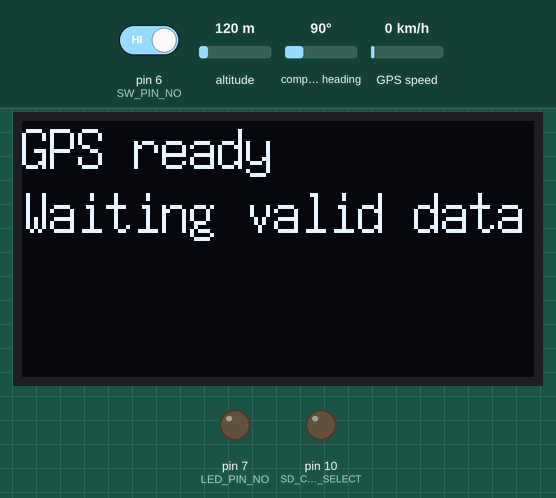
The program below on a simulated Arduino Mega 2560, built with avr-gcc and run on an emulated ATmega2560. Parts: 128×64 one-colour display, output pins drawn as LEDs (lit = HIGH). The test bench sets the inputs (shaded band); at power-on: pin 6 (SW_PIN_NO) HIGH, altitude 120 m, compass heading 90°, GPS speed 0 km/h. Storage starts empty; the GPS gets a fix after 3 s at 37.7749, -122.4194 with 8 satellites; what the program prints to the serial monitor is not drawn.

Above: at 2.2 s.
At 5.0 s:
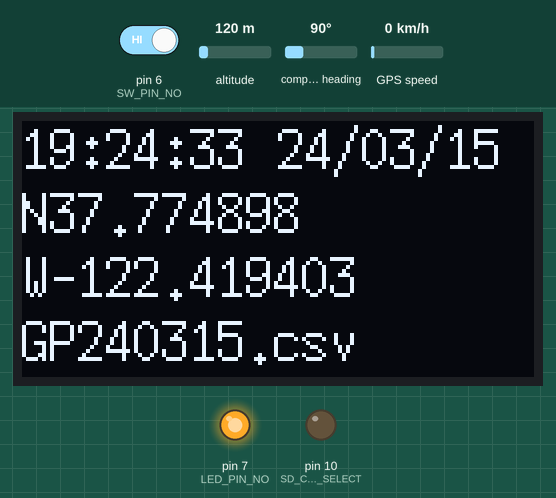
5.1 s: pin 6 (SW_PIN_NO) driven LOW
At 10.3 s:
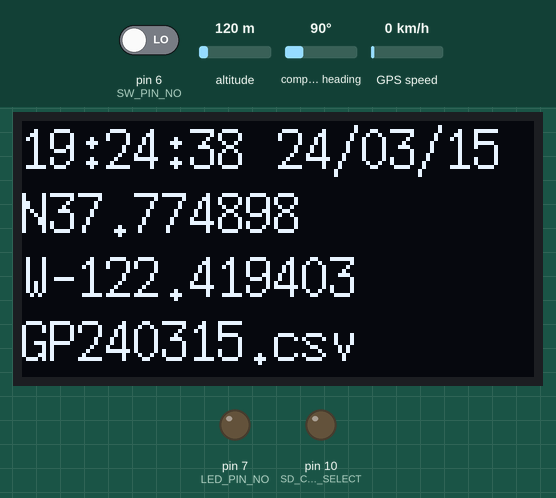
Timing chart, 0 to 11.8 s (numbered marks = the images above; inputs shaded):
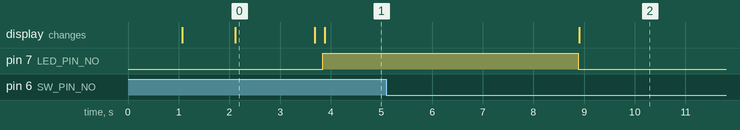

Measured:
- after the input at 5.1 s, pin 7 (LED_PIN_NO): HIGH → LOW after 3.8 s
- what the display in image 0 shows lasts 1.6 s, from 2.1 s to 3.7 s

The program:

main.cpp
```cpp
// GPS Logger4 version 2.1

#define PROGRAM "GPSlogger4"
#define VERSION "2.1"

/*
  GPS Logger for Arudino Mega 2560
    with
      u-Blox GM-8013T
      SDcard
      M096P4BL
 */

/*   The circuit: Hardware connection
  (1) Arudino -SDcard: SPI
    SD card attached to SPI bus as follows:
 ** MOSI - pin 11 on Arduino Uno/Duemilanove/Diecimila, Mega: ICSP
 ** MISO - pin 12 on Arduino Uno/Duemilanove/Diecimila, Mega: ICSP
 ** CLK - pin 13 on Arduino Uno/Duemilanove/Diecimila,  Mega: ICSP
 ** CS - depends on your SD card shield or module. ->10

  (2) Arduino Mega 2560 - GM-8013T: Hardware Serial (Serial 1)
      RX: 19 - 3 (TTL output)
      TX: 18 - 4 (TTL input)

  (3) Arduino - M96PBL: I2C
       A5 - SCL
       A4 - SDA
*/


// uncomment if debug and use serial
#define DEBUG_SERIAL

// uncomment if flush timer enable
#define FLUSH_TIMER_ENABLE

// use TinyGPS++ for extracting initial data
#define USE_TINYGPS

#include <Arduino.h>
#include <Wire.h>
#include <SPI.h>
#include <SD.h>
#include "SSD1306Ascii.h"
//#include "SSD1306AsciiWire.h"
#include "SSD1306AsciiAvrI2c.h"

#include <TinyGPS++.h>

#ifdef FLUSH_TIMER_ENABLE
  #include <MsTimer2.h>
#endif

#define LED_PIN_NO 7
#define SW_PIN_NO 6
#define LED_ON HIGH
#define LED_OFF LOW
#define SD_CHIP_SELECT 10

#define TimeZone (9)
// interval for logging
#define INTERVAL 5

#define BUFSIZE 256
#define BUF2SIZE 100

// initialize the library with the numbers of the interface pins
// SoftwareSerial gps(11, 9); // RX, TX
#define GPSRaw Serial1

// setup u8g object
// 0X3C+SA0 - 0x3C or 0x3D
#define I2C_ADDRESS 0x3C

// Define proper RST_PIN if required.
#define RST_PIN -1

//SSD1306AsciiWire oled;
SSD1306AsciiAvrI2c oled;
TinyGPSPlus tinyGps;

File logFile;

int gpsHour, gpsMin, gpsSec;
int gpsDay, gpsMonth, gpsYear;

int localHour, localMin, localSec;
int localDay, localMonth, localYear;

char strbuf[BUFSIZE];
char s1[BUF2SIZE];
char filename[13];
char substr[7];
bool fileEnable;
bool runMode;
bool logFileOpened;

// Prototypes
bool checkSDFile();
void send_nmea_command(const char *p);
void send_PUBX_packet(const char *p);
void dateTime(uint16_t* date, uint16_t* time);
void UTCtoLT();
bool setFileName();
void flushSD();
static void smartDelay(unsigned long ms);
void configure_GP8013T();
void doLogging2();

static void printInt(unsigned long val, bool valid, int len);
static void printFloat(float val, bool valid, int len, int prec);
static void printStr(const char *str, int len);
static void printDateTime(TinyGPSDate &d, TinyGPSTime &t);

void setup() {
#ifdef DEBUG_SERIAL
  Serial.begin(9600);
  delay(1000);
  Serial.print(PROGRAM);
  Serial.print(" version: ");
  Serial.println(VERSION);
  Serial.println("GPS Logger Started.");
#endif

  pinMode(LED_PIN_NO, OUTPUT) ;      // LEDに接続
  pinMode(SW_PIN_NO, INPUT_PULLUP ) ; // SW に接続し内部プルアップに設定

  // initialize OLED Display M096P4BL
  Wire.begin();
  Wire.setClock(400000L);
#if RST_PIN >= 0
  oled.begin(&Adafruit128x64, I2C_ADDRESS, RST_PIN);
#else // RST_PIN >= 0
  oled.begin(&Adafruit128x64, I2C_ADDRESS);
#endif // RST_PIN >= 0
  // Call oled.setI2cClock(frequency) to change from the default frequency.

  oled.setFont(X11fixed7x14);
//  oled.setFont(System5x7);
  oled.clear();
  oled.setCursor(0,0);
  oled.print(PROGRAM);
  oled.setCursor(0,2);
  oled.print("Version: ");
  oled.print(VERSION);

  // initialize Software Serial and GPS
  GPSRaw.begin(9600);
  while(!GPSRaw);
  delay(1000);
  oled.clear();
  oled.setCursor(0,0);
  oled.print("GPS ready");
  oled.setCursor(0,2);
  oled.print("Waiting valid data");

#ifdef DEBUG_SERIAL
  Serial.println("GPS ready");
  Serial.println(F("Sats HDOP  Latitude   Longitude   Fix  Date       Time     Date Alt    Course Speed Card  Distance Course Card  Chars Sentences Checksum"));
  Serial.println(F("           (deg)      (deg)       Age                      Age  (m)    --- from GPS ----  ---- to London  ----  RX    RX        Fail"));
  Serial.println(F("----------------------------------------------------------------------------------------------------------------------------------------"));
#endif

  // wait until GPSdata becomes valid
  do {
    delay(1000);

    while (GPSRaw.available()) {
      tinyGps.encode(GPSRaw.read());
    }
    gpsYear = tinyGps.date.year();
    gpsMonth = tinyGps.date.month();
    gpsDay = tinyGps.date.day();
    gpsHour = tinyGps.time.hour();
    gpsMin = tinyGps.time.minute();
    gpsSec = tinyGps.time.second();

    oled.setCursor(0,4);
    oled.print("UTC:");
    oled.print(gpsYear);
    oled.print(gpsMonth);
    oled.print(gpsDay);
    #ifdef DEBUG_SERIAL
    printInt(tinyGps.satellites.value(), tinyGps.satellites.isValid(), 5);
    printFloat(tinyGps.hdop.hdop(), tinyGps.hdop.isValid(), 6, 1);
    printFloat(tinyGps.location.lat(), tinyGps.location.isValid(), 11, 6);
    printFloat(tinyGps.location.lng(), tinyGps.location.isValid(), 12, 6);
    printInt(tinyGps.location.age(), tinyGps.location.isValid(), 5);
    printDateTime(tinyGps.date, tinyGps.time);
    printFloat(tinyGps.altitude.meters(), tinyGps.altitude.isValid(), 7, 2);
    printFloat(tinyGps.course.deg(), tinyGps.course.isValid(), 7, 2);
    printFloat(tinyGps.speed.kmph(), tinyGps.speed.isValid(), 6, 2);
    printStr(tinyGps.course.isValid() ? TinyGPSPlus::cardinal(tinyGps.course.deg()) : "*** ", 6);
    Serial.println("");
    #endif
  } while(!tinyGps.location.isValid() || !tinyGps.date.isValid());

// initialize SD card
  filename[0]='\0';
  oled.clear();
  oled.print("Init SD card");
  pinMode(SD_CHIP_SELECT, OUTPUT);
  UTCtoLT();
  if (SD.begin(SD_CHIP_SELECT)) {
    fileEnable = checkSDFile();
#ifdef DEBUG_SERIAL
    Serial.println("SD begin succeeded.");
    Serial.print("file name:");
    Serial.println(filename);
#endif
  } else {
//    oled.setCursor(0,12);
//    oled.clearToEOL();
    oled.println("SD begin failed.");
#ifdef DEBUG_SERIAL
    Serial.println("SD begin failed.");
#endif
    fileEnable=false;
  }
  logFileOpened=false;

  // configure output of GM - 8013T
  configure_GP8013T();

  oled.setCursor(0,0);
  oled.clearToEOL();

  // enable timer2
#ifdef FLUSH_TIMER_ENABLE
  MsTimer2::set(60000, flushSD);
  MsTimer2::start();
#endif

  runMode = 0;
  digitalWrite(LED_PIN_NO, LED_OFF); // LED off
}

void loop()
{
  int swStatus;

  swStatus = digitalRead(SW_PIN_NO);
  if (runMode == 1 && swStatus == LOW) {
    runMode = 0; // logging turn off
#ifdef DEBUG_SERIAL
    Serial.println("Logging stopped");
#endif
   digitalWrite(LED_PIN_NO, LOW);
    if (logFileOpened == true) {
      logFile.close();
      logFileOpened = false;
    }
  } else if (runMode == 0 && swStatus == HIGH) { // logging turn on
    runMode = 1;
    if (logFileOpened == false) {
      if(!fileEnable) {
        fileEnable = checkSDFile();
      }
      if(fileEnable) {
        logFile = SD.open(filename, FILE_WRITE);
        // ファイルが空ならヘッダを書く
        if (logFile.size() == 0)
        {
          logFile.println(
            "Date_UTC,Time_UTC,Latitude,Longitude,Altitude,Speed,Course");
          logFile.flush();
        }
      }

      if(!logFile || !fileEnable) {
        oled.setCursor(0,2);
        oled.print("Can't open logfile");
      } else {
        logFileOpened=true;
#ifdef DEBUG_SERIAL
        Serial.println("Logging Started.");
#endif
        digitalWrite(LED_PIN_NO, LED_ON);
      }
    }
  }
  while (GPSRaw.available()) {
    tinyGps.encode(GPSRaw.read());
  }
  doLogging2();
  smartDelay(5000);
}

bool checkSDFile()
{
  bool fileNameSet;

  oled.setCursor(0,6);
  fileNameSet=setFileName();
  if(strlen(filename)==0)
    strcpy(filename,"GPtemp.csv");
  oled.println("Opening log file");

// open log file
  logFile = SD.open(filename, FILE_WRITE);
  if (!logFile) {
    oled.setCursor(0,6);
    oled.print("Can't open logfile");
#ifdef DEBUG_SERIAL
    Serial.println("Can't open logfile");
#endif
    return false;
  }

// logifle opened succesfully
  oled.clear();
  oled.setCursor(0,0);
  oled.print("Log file opened.");
  oled.setCursor(0,6);
  oled.clearToEOL();
  oled.print(filename);
#ifdef DEBUG_SERIAL
  Serial.print("Logfile:");
  Serial.print(filename);
  Serial.println(" opened");
  Serial.print("File Size: ");
  Serial.println(logFile.size());
#endif
  logFile.close();
  if(fileNameSet) {
    SdFile::dateTimeCallback( &dateTime );
  }

  return true;
}

// send NMEA command with checksum to gps (hardware serial)
void send_nmea_command(const char *p)
{
  uint8_t checksum = 0;
  GPSRaw.print('$');
  do {
    char c = *p++;
    if (c) {
      checksum ^= (uint8_t)c;
      GPSRaw.print(c);
    }
    else {
      break;
    }
  }
  while (1);
  GPSRaw.print('*');
  GPSRaw.println(checksum, HEX);
  //  GPSRaw.print("\n\r");
}

void send_PUBX_packet(const char *p)
{
  uint8_t checksum = 0;
  GPSRaw.print('$');
  do {
    char c = *p++;
    if (c) {
      checksum ^= (uint8_t)c;
      GPSRaw.print(c);
    }
    else {
      break;
    }
  }
  while (1);
  GPSRaw.print('*');
  GPSRaw.println(checksum, HEX);
}

// $GNRMC, $GNVTG, $GNGGA, $GPGSV, $GLGSV, $GNGLL, $GNGSA
void configure_GP8013T()
{
  // set NMEA sentence output rate
  // "$PUBX,40", followed by
  // msgID,
  // output rate on DDC
  // output rate on USART1
  // output rate on USART2
  // output rate on USB
  // output rate on SPI
  // 0 (reserved)
  // and "*" + checksum + CRLF

  /*
  sprintf(strbuf,"PUBX,40,RMC,0,%d,0,0,0,0",INTERVAL);send_PUBX_packet(strbuf);Serial.println(strbuf);
  sprintf(strbuf,"PUBX,40,VTG,0,%d,0,0,0,0",INTERVAL);send_PUBX_packet(strbuf);Serial.println(strbuf);
  sprintf(strbuf,"PUBX,40,GGA,0,%d,0,0,0,0",INTERVAL);send_PUBX_packet(strbuf);Serial.println(strbuf);
  sprintf(strbuf,"PUBX,40,GSV,0,%d,0,0,0,0",INTERVAL);send_PUBX_packet(strbuf);Serial.println(strbuf);
  sprintf(strbuf,"PUBX,40,GLL,0,%d,0,0,0,0",INTERVAL);send_PUBX_packet(strbuf);Serial.println(strbuf);
  sprintf(strbuf,"PUBX,40,GSA,0,%d,0,0,0,0",INTERVAL);send_PUBX_packet(strbuf);Serial.println(strbuf);
*/
  send_PUBX_packet("PUBX,40,RMC,0,5,0,0,0,0");
  send_PUBX_packet("PUBX,40,VTG,0,5,0,0,0,0");
  send_PUBX_packet("PUBX,40,GGA,0,5,0,0,0,0");
  send_PUBX_packet("PUBX,40,GSV,0,5,0,0,0,0");
  send_PUBX_packet("PUBX,40,GLL,0,5,0,0,0,0");
  send_PUBX_packet("PUBX,40,GSA,0,5,0,0,0,0");
}

void dateTime(uint16_t* date, uint16_t* time)
{
  // GPSやRTCから日付と時間を取得
  // FAT_DATEマクロでフィールドを埋めて日付を返す
  *date = FAT_DATE(localYear + 2000, localMonth, localDay);

  // FAT_TIMEマクロでフィールドを埋めて時間を返す
  *time = FAT_TIME(localHour, localMin, localSec);
}

void UTCtoLT()
{
  int leap = (gpsYear / 4) * 4 / gpsYear ;
  int DaysAMonth[12] = {31, 28 + leap, 31, 30, 31, 30, 31, 31, 30, 31, 30, 31};
  localHour = gpsHour;
  localMin = gpsMin;
  localSec = gpsSec;
  localDay = gpsDay;
  localMonth = gpsMonth;
  localYear = gpsYear;

  localHour += TimeZone;
  if (localHour < 0)
  {
    localHour += 24;
    localDay -= 1;
    if (localDay < 1)
    {
      if (localMonth == 1)
      {
        localMonth = 12;
        localYear -= 1;
      }
      else
      {
        localMonth -= 1;
      }
      localDay = DaysAMonth[localMonth - 1];
    }
  }
  if (localHour >= 24)
  {
    localHour -= 24;
    localDay += 1;
    if (localDay > DaysAMonth[localMonth - 1])
    {
      localDay = 1;
      localMonth += 1;
      if (localMonth > 12) {
        localYear += 1;
        localMonth = 1;
      }
    }
  }
}

bool setFileName()
{
  char tmp[32];
  TinyGPSDate d;
  d=tinyGps.date;

  if(d.isValid()) {
    gpsMonth = d.month();
    gpsDay   = d.day();
    gpsYear  = d.year()-2000;
    UTCtoLT();
#ifdef DEBUG_SERIAL
    sprintf(tmp,"%d/%d/%d",gpsYear,gpsMonth,gpsDay);
    Serial.println("");
    Serial.print("UTC:");
    Serial.println(tmp);
    sprintf(tmp,"%d/%d/%d",localYear,localMonth,localDay);
    Serial.print("local time:");
    Serial.println(tmp);
#endif
    sprintf(filename, "GP%02d%02d%02d.csv", localYear,localMonth,localDay);
    return true;
  } else {
    sprintf(filename,"GP000000.csv");
    return false;
  }
}

void flushSD()
{
  if (logFileOpened == true) {
    digitalWrite(LED_PIN_NO, LED_OFF);
    logFile.flush();
    oled.setCursor(0,6);
    oled.clearToEOL();
    oled.print(filename);
    delay(500);
    digitalWrite(LED_PIN_NO, LED_ON);
  }
}

// This custom version of delay() ensures that the gps object
// is being "fed".
static void smartDelay(unsigned long ms)
{
  unsigned long start = millis();
  do
  {
    while (GPSRaw.available())
      tinyGps.encode(GPSRaw.read());
  } while (millis() - start < ms);
}

static void printFloat(float val, bool valid, int len, int prec)
{
  if (!valid)
  {
    while (len-- > 1)
      Serial.print('*');
    Serial.print(' ');
  }
  else
  {
    Serial.print(val, prec);
    int vi = abs((int)val);
    int flen = prec + (val < 0.0 ? 2 : 1); // . and -
    flen += vi >= 1000 ? 4 : vi >= 100 ? 3 : vi >= 10 ? 2 : 1;
    for (int i=flen; i<len; ++i)
      Serial.print(' ');
  }
  smartDelay(0);
}

static void printInt(unsigned long val, bool valid, int len)
{
  char sz[32] = "*****************";
  if (valid)
    sprintf(sz, "%ld", val);
  sz[len] = 0;
  for (int i=strlen(sz); i<len; ++i)
    sz[i] = ' ';
  if (len > 0)
    sz[len-1] = ' ';
  Serial.print(sz);
//  smartDelay(0);
}

static void printDateTime(TinyGPSDate &d, TinyGPSTime &t)
{
  if (!d.isValid())
  {
    Serial.print(F("********** "));
  }
  else
  {
    char sz[32];
    sprintf(sz, "%02d/%02d/%02d ", d.month(), d.day(), d.year());
    Serial.print(sz);
  }

  if (!t.isValid())
  {
    Serial.print(F("******** "));
  }
  else
  {
    char sz[32];
    sprintf(sz, "%02d:%02d:%02d ", t.hour(), t.minute(), t.second());
    Serial.print(sz);
  }

  printInt(d.age(), d.isValid(), 5);

  smartDelay(0);
}

static void printStr(const char *str, int len)
{
  int slen = strlen(str);
  for (int i=0; i<len; ++i)
    Serial.print(i<slen ? str[i] : ' ');
  smartDelay(0);
}

void doLogging2()
{
  if (tinyGps.location.isValid() &&
      tinyGps.date.isValid() &&
      tinyGps.time.isValid())
      {
        gpsYear=tinyGps.date.year();
        gpsMonth=tinyGps.date.month();
        gpsDay = tinyGps.date.day();
        gpsHour = tinyGps.time.hour();
        gpsMin = tinyGps.time.minute();
        gpsSec = tinyGps.time.second();
        UTCtoLT();

      logFile.print(gpsYear);
      logFile.print("-");

      if ( gpsMonth < 10) logFile.print("0");
      logFile.print(gpsMonth);
      logFile.print("-");

      if (gpsDay < 10) logFile.print("0");
      logFile.print(gpsDay);

      logFile.print(",");

      if (gpsHour < 10) logFile.print("0");
      logFile.print(gpsHour);
      logFile.print(":");

      if (gpsMin < 10) logFile.print("0");
      logFile.print(gpsMin);
      logFile.print(":");

      if (gpsSec < 10) logFile.print("0");
      logFile.print(gpsSec);

      logFile.print(",");

      logFile.print(tinyGps.location.lat(), 6);
      logFile.print(",");

      logFile.print(tinyGps.location.lng(), 6);
      logFile.print(",");

      logFile.print(tinyGps.altitude.meters(), 1);
      logFile.print(",");

      logFile.print(tinyGps.speed.kmph(), 1);
      logFile.print(",");

      logFile.println(tinyGps.course.deg(), 1);

      logFile.flush();

      oled.setCursor(0,0);
      sprintf(strbuf, "%02d:%02d:%02d", localHour,localMin,localSec);
      oled.print(strbuf);

      oled.setCursor(64,0);
      sprintf(strbuf, "%02d/%02d/%02d", localYear%100,localMonth,localDay);

      oled.print(strbuf);oled.setCursor(0,2);
      if(tinyGps.location.rawLat().negative) {
        oled.print("S");
      } else {
        oled.print("N");
      }
      oled.print(tinyGps.location.lat(),6);
      oled.setCursor(0,4);
      if(tinyGps.location.rawLng().negative) {
        oled.print("W");
      } else {
        oled.print("E");
      }
      oled.print(tinyGps.location.lng(),6);
#ifdef DEBUG_SERIAL
      Serial.print("Logged: ");
      Serial.print(tinyGps.location.lat(), 6);
      Serial.print(",");
      Serial.println(tinyGps.location.lng(), 6);
#endif
  }
}
```
